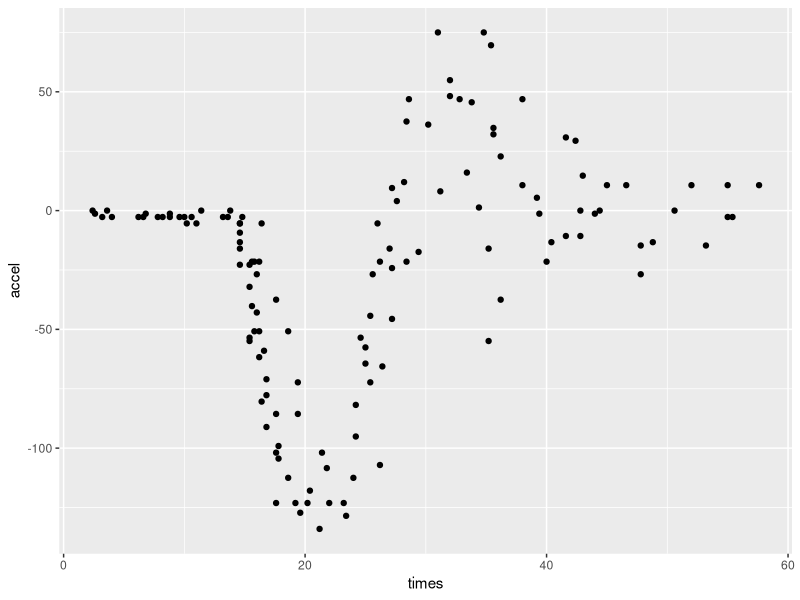
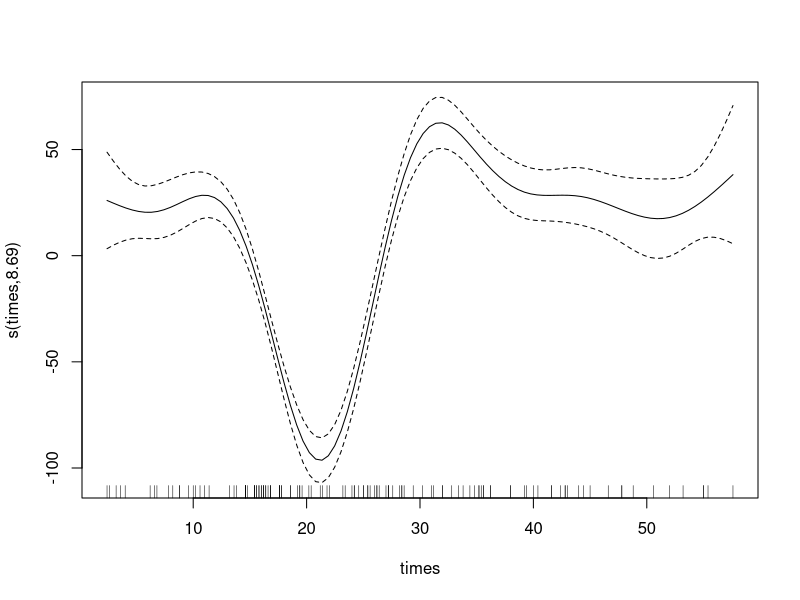
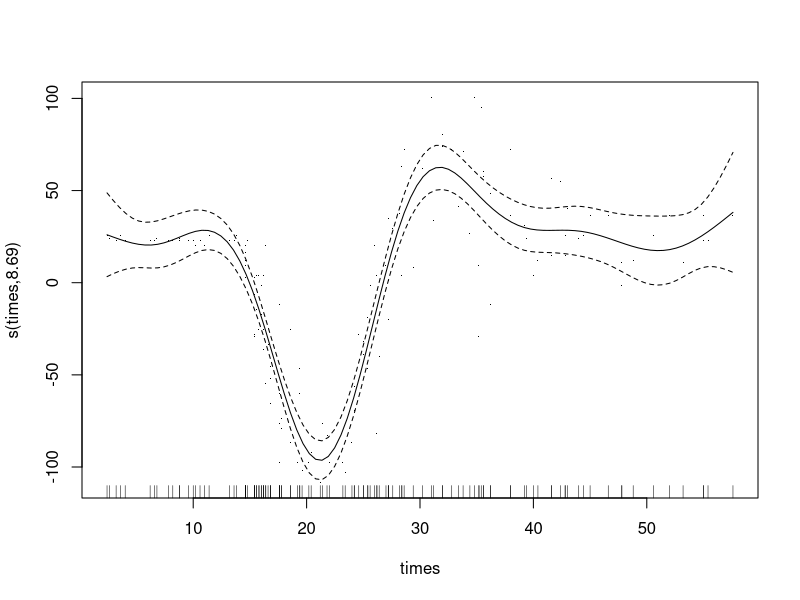
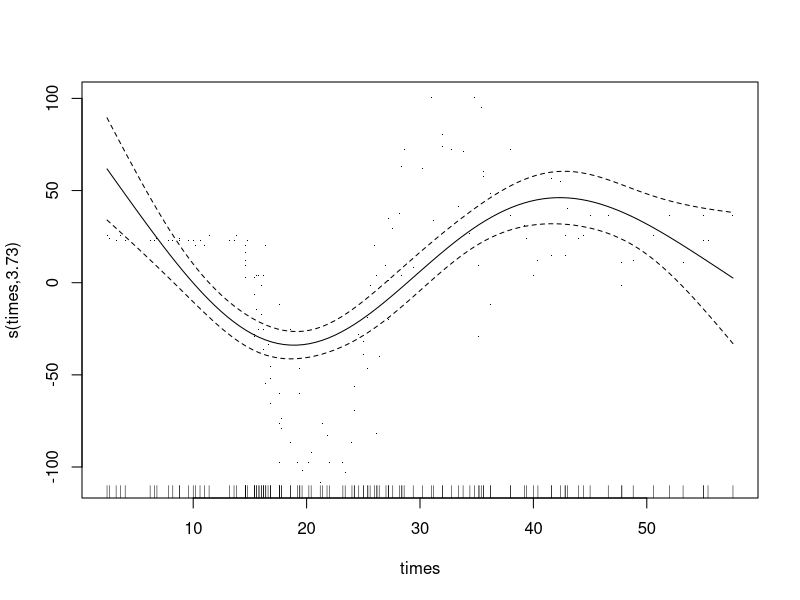
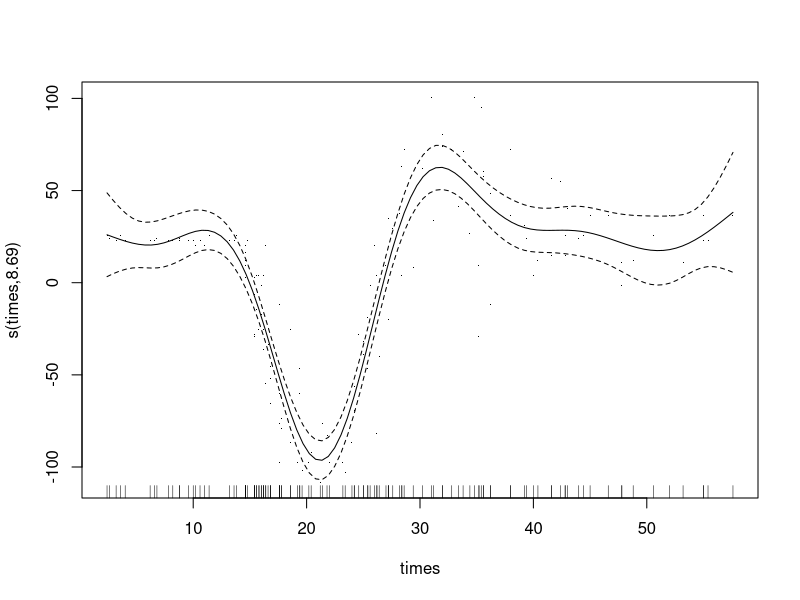
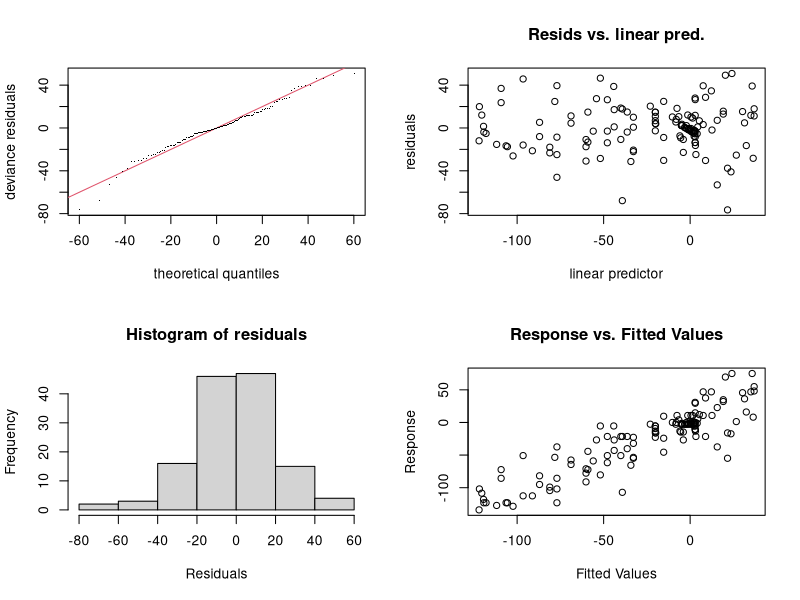
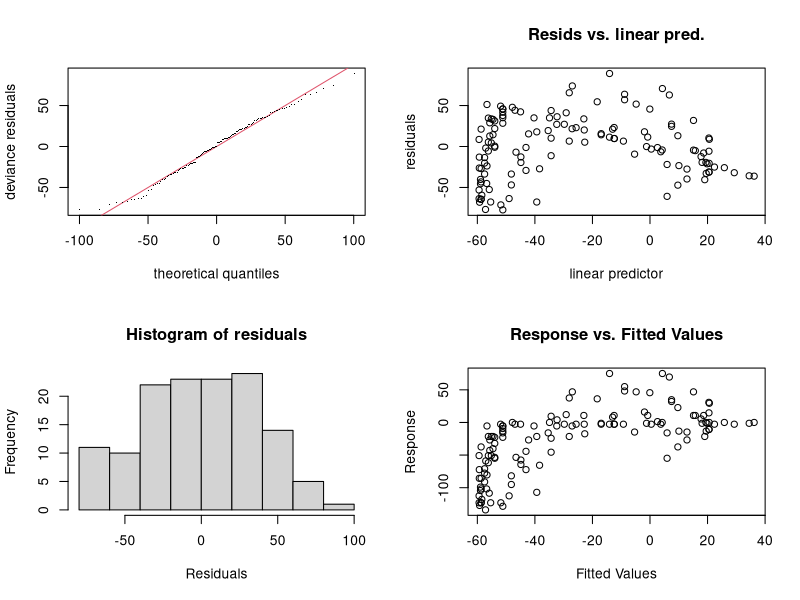

Here is the R script that generated these plots, in order:
library(tidyverse)
library(modelr)
library(mgcv)

mcycle <- MASS::mcycle

ggplot(mcycle, aes(x = times, y = accel)) + geom_point()

M9 <- gam(accel ~ times, data = mcycle)
summary(lm(accel ~ times, data = mcycle))$coefficients

M10 <- gam(accel ~ s(times), data = mcycle)
plot(M10)
plot(M10, residuals = T)

summary(M10)

M11 <- gam(accel ~ s(times, k = 5), data = mcycle)
plot(M11, residuals = TRUE)
plot(M10, residuals = TRUE)


k_seq <- seq(3, 20)
M_k_seq <- map(k_seq, ~gam(accel ~ s(times, k = .), data = mcycle))

# lapply <-> purrr::map
# sapply/vapply <-> purrr:map_dbl

M_k_aic <- map_dbl(M_k_seq, AIC)


gam.check(M10)
gam.check(M11)

k.check(M10)
k.check(M11)
